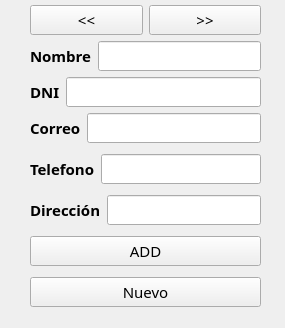
<?xml version="1.0" encoding="UTF-8"?>
<ui version="4.0">
 <class>graficlientes</class>
 <widget class="QWidget" name="graficlientes">
  <property name="geometry">
   <rect>
    <x>0</x>
    <y>0</y>
    <width>285</width>
    <height>328</height>
   </rect>
  </property>
  <property name="windowTitle">
   <string>Clientes</string>
  </property>
  <widget class="QWidget" name="layoutWidget">
   <property name="geometry">
    <rect>
     <x>30</x>
     <y>0</y>
     <width>231</width>
     <height>314</height>
    </rect>
   </property>
   <property name="font">
    <font>
     <family>Yu Gothic</family>
     <pointsize>11</pointsize>
    </font>
   </property>
   <layout class="QVBoxLayout" name="verticalLayout_2">
    <item>
     <layout class="QVBoxLayout" name="verticalLayout">
      <item>
       <layout class="QHBoxLayout" name="horizontalLayout_6">
        <item>
         <widget class="QPushButton" name="pbtn_previous">
          <property name="font">
           <font>
            <family>Yu Gothic</family>
            <pointsize>11</pointsize>
           </font>
          </property>
          <property name="text">
           <string>&lt;&lt;</string>
          </property>
         </widget>
        </item>
        <item>
         <widget class="QPushButton" name="pbtn_next">
          <property name="font">
           <font>
            <family>Yu Gothic</family>
            <pointsize>11</pointsize>
           </font>
          </property>
          <property name="text">
           <string>&gt;&gt;</string>
          </property>
         </widget>
        </item>
       </layout>
      </item>
      <item>
       <layout class="QHBoxLayout" name="horizontalLayout">
        <item>
         <widget class="QLabel" name="label">
          <property name="font">
           <font>
            <family>Yu Gothic</family>
            <pointsize>11</pointsize>
            <bold>true</bold>
           </font>
          </property>
          <property name="text">
           <string>Nombre</string>
          </property>
         </widget>
        </item>
        <item>
         <widget class="QLineEdit" name="txt_name">
          <property name="font">
           <font>
            <family>Yu Gothic</family>
            <pointsize>11</pointsize>
           </font>
          </property>
         </widget>
        </item>
       </layout>
      </item>
      <item>
       <layout class="QHBoxLayout" name="horizontalLayout_2">
        <item>
         <widget class="QLabel" name="label_2">
          <property name="font">
           <font>
            <family>Yu Gothic</family>
            <pointsize>11</pointsize>
            <bold>true</bold>
           </font>
          </property>
          <property name="text">
           <string>DNI</string>
          </property>
         </widget>
        </item>
        <item>
         <widget class="QLineEdit" name="txt_dni">
          <property name="font">
           <font>
            <family>Yu Gothic</family>
            <pointsize>11</pointsize>
           </font>
          </property>
         </widget>
        </item>
       </layout>
      </item>
      <item>
       <layout class="QHBoxLayout" name="horizontalLayout_3">
        <item>
         <widget class="QLabel" name="label_3">
          <property name="font">
           <font>
            <family>Yu Gothic</family>
            <pointsize>11</pointsize>
            <bold>true</bold>
           </font>
          </property>
          <property name="text">
           <string>Correo</string>
          </property>
         </widget>
        </item>
        <item>
         <widget class="QLineEdit" name="txt_email">
          <property name="font">
           <font>
            <family>Yu Gothic</family>
            <pointsize>11</pointsize>
           </font>
          </property>
         </widget>
        </item>
       </layout>
      </item>
     </layout>
    </item>
    <item>
     <layout class="QHBoxLayout" name="horizontalLayout_4">
      <item>
       <widget class="QLabel" name="label_4">
        <property name="font">
         <font>
          <family>Yu Gothic</family>
          <pointsize>11</pointsize>
          <bold>true</bold>
         </font>
        </property>
        <property name="text">
         <string>Telefono</string>
        </property>
       </widget>
      </item>
      <item>
       <widget class="QLineEdit" name="txt_telf">
        <property name="font">
         <font>
          <family>Yu Gothic</family>
          <pointsize>11</pointsize>
         </font>
        </property>
       </widget>
      </item>
     </layout>
    </item>
    <item>
     <layout class="QHBoxLayout" name="horizontalLayout_5">
      <item>
       <widget class="QLabel" name="label_5">
        <property name="font">
         <font>
          <family>Yu Gothic</family>
          <pointsize>11</pointsize>
          <bold>true</bold>
         </font>
        </property>
        <property name="text">
         <string>Dirección</string>
        </property>
       </widget>
      </item>
      <item>
       <widget class="QLineEdit" name="txt_dir">
        <property name="font">
         <font>
          <family>Yu Gothic</family>
          <pointsize>11</pointsize>
         </font>
        </property>
       </widget>
      </item>
     </layout>
    </item>
    <item>
     <widget class="QPushButton" name="pbtn_add">
      <property name="font">
       <font>
        <family>Yu Gothic</family>
        <pointsize>11</pointsize>
       </font>
      </property>
      <property name="text">
       <string>ADD</string>
      </property>
     </widget>
    </item>
    <item>
     <widget class="QPushButton" name="pbtn_nuevo">
      <property name="font">
       <font>
        <family>Yu Gothic</family>
        <pointsize>11</pointsize>
       </font>
      </property>
      <property name="text">
       <string>Nuevo</string>
      </property>
     </widget>
    </item>
   </layout>
  </widget>
 </widget>
 <resources/>
 <connections/>
</ui>
